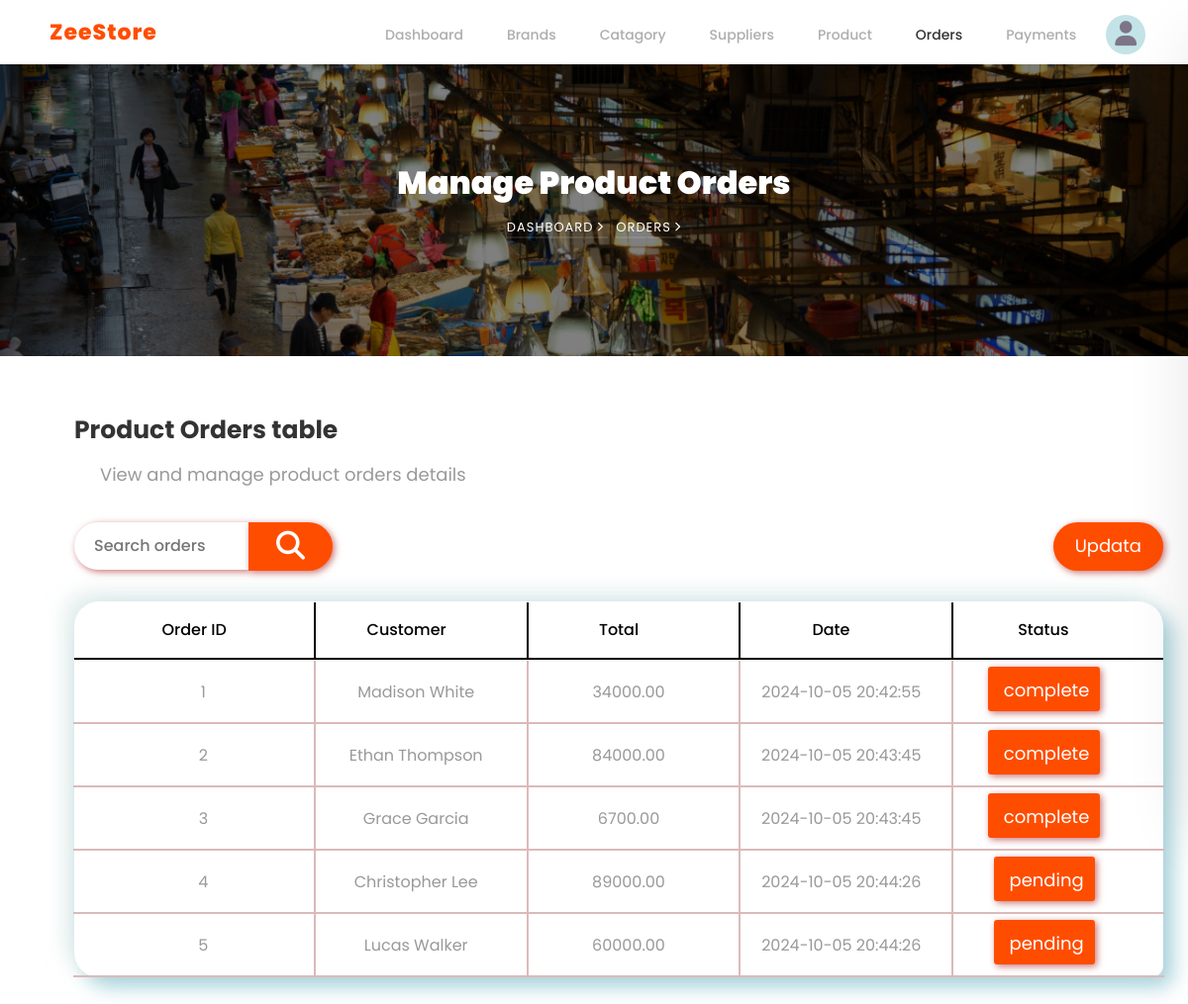
The page /admin/orders.php on the database its author committed.
### tables this page shows
CREATE TABLE `orders` (
  `order_id` int(11) NOT NULL,
  `customer_id` int(11) NOT NULL,
  `total_amount` decimal(10,2) NOT NULL,
  `order_date` datetime DEFAULT current_timestamp(),
  `status` enum('pending','complete') NOT NULL DEFAULT 'pending'
);

CREATE TABLE `user` (
  `user_id` int(5) NOT NULL,
  `name` varchar(30) NOT NULL,
  `address` varchar(60) NOT NULL,
  `dob` date NOT NULL DEFAULT '2000-02-20',
  `username` varchar(18) NOT NULL,
  `password` varchar(18) NOT NULL,
  `email` varchar(25) NOT NULL,
  `mobile` varchar(18) NOT NULL,
  `is_active` tinyint(1) NOT NULL DEFAULT 1,
  `is_admin` tinyint(1) NOT NULL DEFAULT 0,
  `is_staff` tinyint(1) NOT NULL DEFAULT 0,
  `is_customer` tinyint(1) NOT NULL DEFAULT 0
);

### admin/orders.php (the view, shortened to what this page needs)
<!DOCTYPE html>
<html lang="en">
<head>
  <?php require_once '../php/styles.php' ?>
</head>
<body style="margin-top: -30px">
  <nav>
    <a href="index.html" class="brand">ZeeStore</a>
    <div>
      <ul id="navbar">
        <?php navigation(6) ?>
        <li class="user" id="user">
          <div class="circle"></div>
          <i class="fa fa-user"></i>
        </li>
      </ul>
    </div>
  </nav>
  <section
    class="hero-wrap hero-wrap-2"
    style="background-image: url('../images/shopping.jpg')"
    data-stellar-background-ratio="0.5">
    <div class="overlay"></div>
    <div class="container">
      <div
        class="row no-gutters slider-text align-items-center justify-content-center">
        <div class="col-md-9 ftco-animate text-center">
          <h1 class="mb-2 bread">Manage Product Orders</h1>
          <p class="breadcrumbs">
            <span class="mr-2">
              <a href="index.html">
                Dashboard
                <i class="ion-ios-arrow-forward"></i>
              </a>
            </span>
            <span>
              Orders
              <i class="ion-ios-arrow-forward"></i>
            </span>
          </p>
        </div>
      </div>
    </div>
  </section>
  <section class="admin-table">
    <h2>Product Orders table</h2>
    <span>View and manage product orders details</span>
    <div class="table" style="max-width:1400px; width:1100px">
      <div class="searchAddS">
        <section class="search">
          <input type="text" id="search" placeholder="Search orders" />
          <button id="search-bt">
            <i class="fa-solid fa-magnifying-glass"></i>
          </button>
        </section>
        <button id="btt1">Updata</button>
      </div>
      <div class="table-header parent">
        <div class="table-header-data row">Order ID</div>
        <div class="table-header-data row">Customer</div>
        <div class="table-header-data row">Total</div>
        <div class="table-header-data row">Date</div>
        <div class="table-header-data row">Status</div>
      </div>
      <div class="table-data">
        <?php
        require_once '../php/DbConnect.php';
        $result = $conn->query("SELECT * FROM orders");
        if ($result && $result->num_rows > 0) {
          while ($row = $result->fetch_assoc()) {
            echo "<div class='table-row parent'>";
            echo "<div class='table-cell row'>" . $row['order_id'] . "</div>";
            $result2 = $conn->query("SELECT name FROM user WHERE `user_id` = " . $row['customer_id'] . ";");
            while ($row2 = $result2->fetch_assoc()) echo "<div class='table-cell row'>" . $row2['name'] . "</div>";
            echo "<div class='table-cell row'>" . $row['total_amount'] . "</div>";
            echo "<div class='table-cell row'>" . $row['order_date'] . "</div>";
            echo '<div class="table-cell row"><a>' . $row['status'] . '</a></div>';
            echo "</div>";
          }
        } else echo "<div class='table-row parent'> No records found </div>";
        ?>
      </div>
    </div>
  </section>
  <?php require_once '../php/javaScripts.php' ?>
</body>
</html>

### php/styles.php (shortened to what this page needs)
<link rel="stylesheet" href="../css/open-iconic-bootstrap.min.css" />
<link rel="stylesheet" href="../css/owl.carousel.min.css" />
<link rel="stylesheet" href="../css/owl.theme.default.min.css" />
<link rel="stylesheet" href="../css/magnific-popup.css" />
<link rel="stylesheet" href="../css/aos.css" />
<link rel="stylesheet" href="../css/ionicons.min.css" />
<link rel="stylesheet" href="../css/animate.css" />
<link rel="stylesheet" href="../css/bootstrap-datepicker.css" />
<link rel="stylesheet" href="../css/jquery.timepicker.css" />
<link rel="stylesheet" href="../css/flaticon.css" />
<link rel="stylesheet" href="../css/icomoon.css" />
<link rel="stylesheet" href="../css/style.css" />
<link rel="stylesheet" href="../css/style2.css" />
<link
  rel="stylesheet"
  href="https://cdnjs.cloudflare.com/ajax/libs/font-awesome/6.6.0/css/all.min.css"
 />
<?php
function navigation(int $n)
{
  echo ($n == 1) ? "<li><a class='active' href='dashboard.php'>Dashboard</a></li>" : "<li><a href='dashboard.php' >Dashboard</a></li>";
  echo ($n == 2) ? "<li><a class='active' href='brand.php'>Brands</a></li>" : "<li><a href='brand.php'>Brands</a></li>";
  echo ($n == 3) ? "<li><a class='active' href='catagory.php'>Catagory</a></li>" : "<li><a href='catagory.php'>Catagory</a></li>";
  echo ($n == 4) ? "<li><a class='active' href='supplier.php'>Suppliers</a></li>" : "<li><a href='supplier.php'>Suppliers</a></li>";
  echo ($n == 5) ? "<li><a class='active' href='product.php'>Product</a></li>" : "<li><a href='product.php'>Product</a></li>";
  echo ($n == 6) ? "<li><a class='active' href='orders.php'>Orders</a></li>" : "<li><a href='orders.php'>Orders</a></li>";
  echo ($n == 7) ? "<li><a class='active' href='payments.php'>Payments</a></li>" : "<li><a href='payments.php'>Payments</a></li>";
}
?>

### php/javaScripts.php (shortened to what this page needs)
</body>

### css/style2.css (style rules this page uses)
:root { --colorbt: #ff4d00; }
.brand { font-weight: 800; font-size: 22px; color: var(--colorbt); letter-spacing: 1px; }
nav { top: 0; left: 0; z-index: 980; display: flex; max-height: 65px; position: fixed; padding: 6px 50px; align-items: center; background: #fff; justify-content: space-between; box-shadow: 0 5px 15px rgba(0, 0, 0, 0.06); width: 100%; }
nav div ul { padding-top: 20px; width: 100%; display: flex; align-items: center; justify-content: center; list-style: none; }
nav div ul li { padding: 0.9rem 22px; list-style: none; position: relative; }
nav div ul li a { font-size: 15px; color: #999; text-decoration: none; transition: all 0.2s ease; font-size: 14px; font-weight: 500; opacity: 0.8 !important; }
nav div ul li a:hover, nav div ul li a.active { color: #000; opacity: 0; }
.user { margin-left: -14px; margin-right: -20px; font-size: 25px; display: flex; align-items: center; position: relative; cursor: pointer; }
.user .circle { background: #c3e3e6; aspect-ratio: 1; border-radius: 50%; min-height: 40px; margin-right: -31px; color: black; }
.user i[class="fa fa-user"] { color: #7c7588; }
.container { margin: 90px auto; }
h1 { margin-bottom: 20px; font-size: 2em; }
.parent { display: flex; justify-content: space-between; }
.parent .row { flex: 1; justify-content: center; }
.admin-table { padding: 0 75px; margin: 64px auto; margin-top: 56px; }
.admin-table h2 { font-size: 25px; font-weight: 700; line-height: 1.5; color: rgba(0, 0, 0, 0.8); font-family: inherit; }
.admin-table span { font-size: 18px; margin: 26px; }
.table { z-index: 800; max-width: 950px; margin: 0 auto; margin-top: 110px; box-shadow: 10px 10px 20px rgba(95, 172, 186, 0.54), -10px -10px 20px rgba(207, 224, 224, 0.54); border-radius: 25px 25px 12px 25px; position: relative; }
.table .table-header { font-weight: 500; color: #000; padding: 1px 15px; }
.table .table-header .table-header-data { border-right: 2px solid black; border-bottom: 2px solid black; height: 58px; line-height: 55px; }
.table .table-header .table-header-data:last-child { border-right: none; }
.table .table-data .table-row { padding: 0 14px; }
.table .table-data .table-row .table-cell:last-child { border-right: none; }

### rows shown on the page
orders: order_id "1", total_amount "34000.00", order_date "2024-10-05 20:42:55", status "complete"
user: name "Madison White"
orders: order_id "2", total_amount "84000.00", order_date "2024-10-05 20:43:45", status "complete"
user: name "Ethan Thompson"
orders: order_id "3", total_amount "6700.00", order_date "2024-10-05 20:43:45", status "complete"
user: name "Grace Garcia"
orders: order_id "4", total_amount "89000.00", order_date "2024-10-05 20:44:26", status "pending"
user: name "Christopher Lee"
orders: order_id "5", total_amount "60000.00", order_date "2024-10-05 20:44:26", status "pending"
user: name "Lucas Walker"
